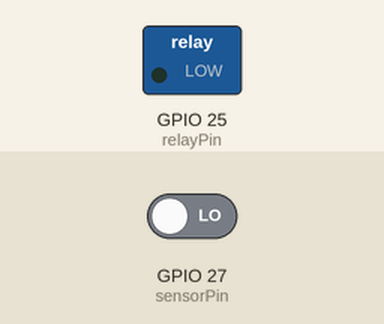
Bench run of a sketch on a simulated ESP32. Shown: switched loads named in the sketch (green lamp = pin HIGH). Inputs (shaded band) come from the test bench; at power-on: GPIO 27 (sensorPin) LOW. WiFi joins after 1.5 s; servers stay silent unless stated; what the sketch prints to the serial monitor is not drawn.

Above: at 2.8 s.
2.9 s: GPIO 27 (sensorPin) driven HIGH
At 3.4 s:
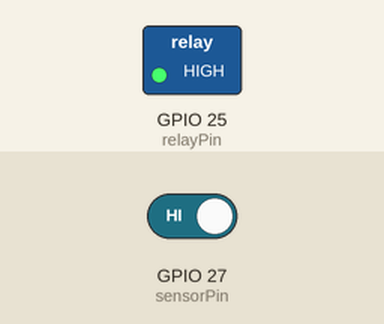
Timing chart, 0 to 5.9 s (numbered marks = the images above; inputs shaded):
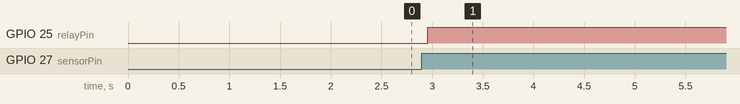

Measured:
- after the input at 2.9 s, GPIO 25 (relayPin): LOW → HIGH after 0.06 s

The sketch:

fan.ino
```cpp
#include <WiFi.h>
#include <FirebaseESP32.h>

// Định nghĩa thông tin WiFi và Firebase
#define WIFI_SSID "ae38"
#define WIFI_PASSWORD "19216801"
#define FIREBASE_HOST "smart-home-52e19-default-rtdb.firebaseio.com"
#define FIREBASE_AUTH "Nphho9OXtu9dMyqppI7Jb0aj7Oe8TWYLpXn7yLpE"

// Định nghĩa chân GPIO
const int relayPin = 25;   // Chân GPIO cho relay điều khiển quạt
const int sensorPin = 27;  // Chân GPIO cho TTP223

bool fanState = LOW; // Biến lưu trạng thái quạt (tắt hoặc bật)
FirebaseData firebaseData;
FirebaseConfig config;
FirebaseAuth auth;

void setup() {
  // Khởi động Serial Monitor
  Serial.begin(115200);

  // Khởi tạo chân GPIO cho relay (điều khiển quạt) và cảm biến TTP223
  pinMode(relayPin, OUTPUT);
  pinMode(sensorPin, INPUT);

  // Khởi động relay ở trạng thái tắt (quạt tắt)
  digitalWrite(relayPin, LOW);

  // Kết nối WiFi
  WiFi.begin(WIFI_SSID, WIFI_PASSWORD);
  while (WiFi.status() != WL_CONNECTED) {
    delay(500);
    Serial.println("Đang kết nối với WiFi...");
  }
  Serial.println("Đã kết nối với WiFi!");

  // Cấu hình Firebase
  config.host = FIREBASE_HOST;
  config.signer.tokens.legacy_token = FIREBASE_AUTH;

  // Khởi tạo Firebase
  Firebase.begin(&config, &auth);
  Firebase.reconnectWiFi(true);

  // Kiểm tra kết nối Firebase
  if (Firebase.beginStream(firebaseData, "/fan/isOn")) {
    Serial.println("Kết nối đến Firebase thành công!");
  } else {
    Serial.print("Lỗi kết nối đến Firebase: ");
    Serial.println(firebaseData.errorReason());
  }
}

void loop() {
  // Đọc trạng thái từ TTP223
  int sensorState = digitalRead(sensorPin);

  // In ra trạng thái cảm biến
  Serial.println(sensorState);

  static int lastSensorState = LOW; // Lưu trạng thái cảm biến trước đó

  // Kiểm tra nếu cảm biến vừa được kích hoạt
  if (sensorState == HIGH && lastSensorState == LOW) {
    // Đổi trạng thái quạt
    fanState = !fanState; // Đảo ngược trạng thái quạt
    digitalWrite(relayPin, fanState); // Cập nhật trạng thái relay điều khiển quạt

    // Cập nhật trạng thái quạt lên Firebase
    if (Firebase.setBool(firebaseData, "/fan/isOn", fanState)) {
      Serial.println("Trạng thái quạt đã được cập nhật lên Firebase.");
    } else {
      Serial.print("Lỗi cập nhật Firebase: ");
      Serial.println(firebaseData.errorReason());
    }

    delay(200); // Thời gian chờ để tránh việc đọc nhiều lần
  }

  // Kiểm tra cập nhật từ Firebase
  if (Firebase.readStream(firebaseData)) {
    if (firebaseData.dataType() == "boolean") {
      bool firebaseIsOn = firebaseData.boolData();
      digitalWrite(relayPin, firebaseIsOn ? HIGH : LOW); // Cập nhật trạng thái quạt từ Firebase
    }
  } else if (firebaseData.dataType() == "undefined") {
    Serial.print("Lỗi đọc Firebase: ");
    Serial.println(firebaseData.errorReason());
  }

  lastSensorState = sensorState; // Cập nhật trạng thái cảm biến trước đó

  // Kiểm tra lại kết nối WiFi
  if (WiFi.status() != WL_CONNECTED) {
    Serial.println("Mất kết nối WiFi! Đang thử kết nối lại...");
    WiFi.reconnect(); // Tự động kết nối lại
  }

  delay(100); // Thời gian chờ để tránh việc đọc quá nhanh
}
```
